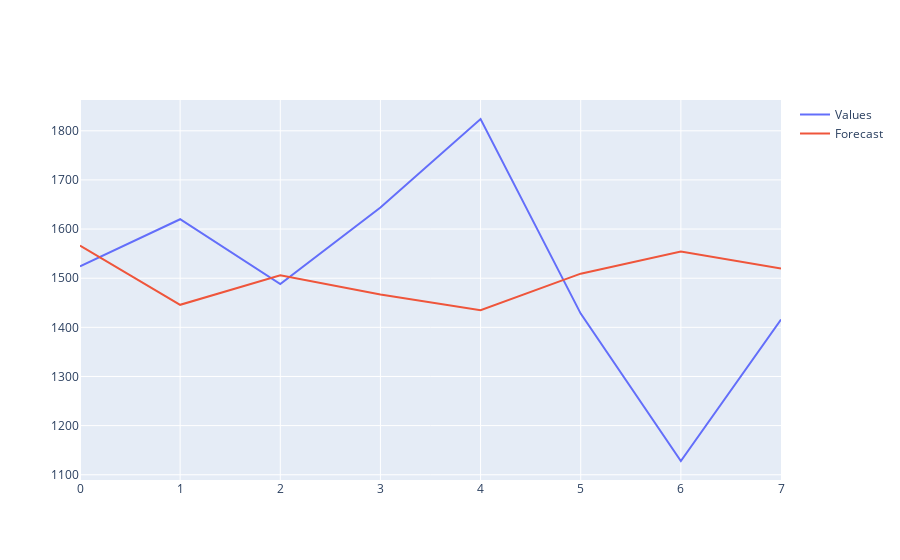

This figure's notebook cell:
### Code cell
# Evaluate the model

forecast3 = []
results3 = []
for time in range(len(Series) - window_size):
    forecast3.append(model2.predict(Series.to_numpy()[time:time + window_size,:][np.newaxis]))

forecast3 = forecast3[TRAIN_SIZE-window_size:]
results3 = np.array(forecast3)[:, 0, 0]

df = Series.iloc[TRAIN_SIZE:,-1:].reset_index(drop=True)

data=[]
data.append(go.Scatter(
            x = df.index,
            y = pd.DataFrame(prod_transformer2.inverse_transform(df)).iloc[:,0],
            mode="lines",
            name="Values",))
data.append(go.Scatter(
            x = df.index,
            y = pd.DataFrame(prod_transformer2.inverse_transform(results3)).iloc[:,0],
            mode="lines",
            name="Forecast",))
fig=go.Figure(data=data)
pyo.iplot(fig)

### Figure 1 — Plotly figure (JSON) as saved in the notebook; plotly's stock layout.template omitted (floating-point values rounded to 4 significant figures)
{"data": [{"mode": "lines", "name": "Values", "type": "scatter", "x": [0, 1, 2, 3, 4, 5, 6, 7], "y": [1524, 1620, 1488, 1644, 1824, 1428, 1128, 1416]}, {"mode": "lines", "name": "Forecast", "type": "scatter", "x": [0, 1, 2, 3, 4, 5, 6, 7], "y": [1567.0, 1446.0, 1506.0, 1467.0, 1435.0, 1509.0, 1554.0, 1520.0]}], "layout": {}}
